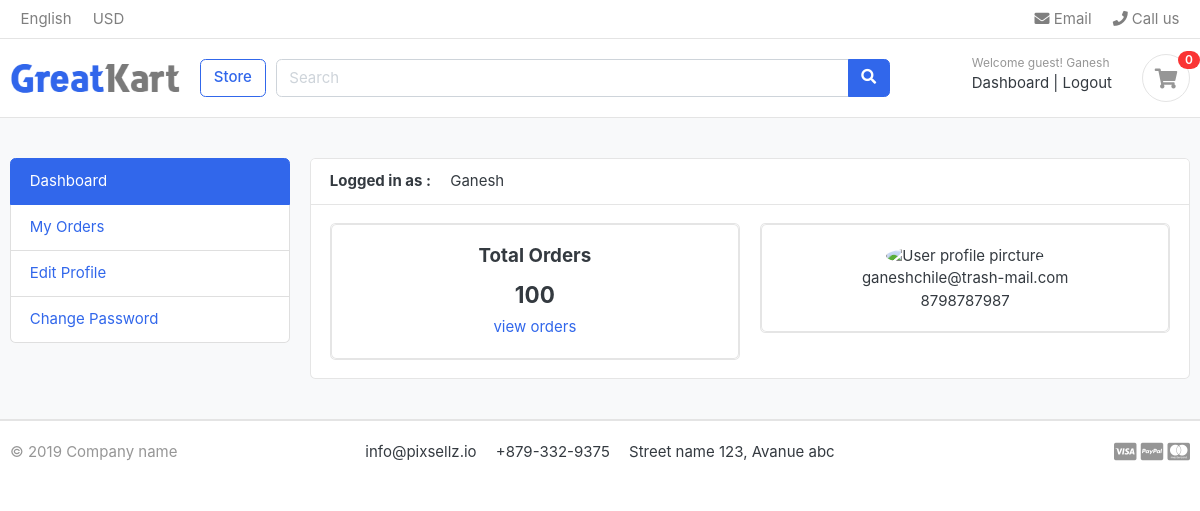
The app's page /account/dashboard/ (signed in) with its own data.
### accounts/models.py (models this page shows, shortened)
class Account(AbstractBaseUser):
    first_name      = models.CharField(max_length=50)
    last_name       = models.CharField(max_length=50)
    username        = models.CharField(max_length=50, unique=True)
    email           = models.EmailField(max_length=100, unique=True)
    phone_number    = models.CharField(max_length=50)
    date_joined     = models.DateTimeField(auto_now_add=True)
    last_login      = models.DateTimeField(auto_now_add=True)
    is_admin        = models.BooleanField(default=False)
    is_staff        = models.BooleanField(default=False)
    is_active        = models.BooleanField(default=False)
    is_superadmin        = models.BooleanField(default=False)
    USERNAME_FIELD = 'email'
    REQUIRED_FIELDS = ['username', 'first_name', 'last_name']
    objects = MyAccountManager()

### accounts/views.py (the view)
# urls.py: path('dashboard/',views.dashboard, name='dashboard'),
@login_required(login_url='login')
def dashboard(request):
    return render(request, 'account/dashboard.html')

### cart/context_processors.py (called while the page is built)
def counter(request):
    cart_count = 0
    if 'admin' in request.path:
        pass
    else:
        try :
            cart = Cart.objects.filter(cart_id=_cart_id(request))
            cart_items = CartItem.objects.all().filter(cart=cart[:1])
            for cart_item in cart_items:
                cart_count += cart_item.quantity
        except Cart.DoesNotExist:
            cart_count=0
    return dict(cart_count=cart_count)

### cart/views.py (called while the page is built)
def _cart_id(request):
    cart = request.session.session_key
    if not cart:
        cart = request.session.create()
    return cart

### category/context_processor.py (called while the page is built)
def category_menu_links(request):
    menu_links = Category.objects.all()
    return dict(links=menu_links)

### templates/account/dashboard.html
{% extends 'base.html' %}
{% load static  %}
{% block content %}
<section class="section-conten padding-y bg">
    <div class="container">
        <div class="row">
        {% include 'includes/dashboard_sidebar.html' %}
        <main class="col-md-9">
            <article class="card">
            <header class="card-header">
                <strong class="d-inline-block mr-3">Logged in as : </strong>
                <span>{{user.first_name}}</span>
            </header>
            <div class="card-body">
                <div class="row">
                    <div class="col-md-6">
                        <div class="card" style="text-align: center;">
                         <div class="card">
                            <div class="card-body">
                                <h5 class="card-title">Total Orders</h5>
                                <h4>100</h4>
                                <a href="#">view orders</a>
                            </div>
                         </div>
                         </div>
                    </div>
                    <div class="col-md-6">
                        <div class="card" style="text-align: center;">
                        <div class="card">
                           <div class="card-body">
                            <img src="https://www.w3schools.com/howto/img_avatar.png" alt="User profile pircture" width="50" height="50" style="border-radius: 50%;">
                            <p class="mb-0">{{user.email}}</p>
                            <p>{{user.phone_number}}</p>
                           </div>
                        </div>
                    </div>
                   </div>
                </div>
            </div>
            </article>
        </main>
    </div>
    </div>
    </section>
{% endblock %}

### templates/includes/navbar.html (shortened to what this page needs)
{% load static %}
{% block content %}
<header class="section-header">
    <nav class="navbar p-md-0 navbar-expand-sm navbar-light border-bottom">
    <div class="container">
      <div class="collapse navbar-collapse" id="navbarTop4">
        <ul class="navbar-nav mr-auto">
            <li class="nav-item dropdown">
                 <a href="#" class="nav-link">   English </a>
            </li>
            <li class="nav-item dropdown">
                <a href="#" class="nav-link"> USD </a>
            </li>
        </ul>
        <ul class="navbar-nav">
            <li><a href="#" class="nav-link"> <i class="fa fa-envelope"></i> Email </a></li>
            <li><a href="#" class="nav-link"> <i class="fa fa-phone"></i> Call us </a></li>
        </ul>
      </div>
    </div>
    </nav>
    <section class="header-main border-bottom">
        <div class="container">
    <div class="row align-items-center">
        <div class="col-lg-2 col-md-3 col-6">
            <a href="{% url 'home' %}" class="brand-wrap">
                <img class="logo" src="{% static 'images/logo.png' %}">
            </a>
        </div>
        <a href="{% url 'store' %}" class="btn btn-outline-primary">Store</a>
        <div class="col-lg  col-md-6 col-sm-12 col">
            <form action="#" class="search">
                <div class="input-group w-100">
                    <input type="text" class="form-control" style="width:60%;" placeholder="Search">
                    <div class="input-group-append">
                      <button class="btn btn-primary" type="submit">
                        <i class="fa fa-search"></i>
                      </button>
                    </div>
                </div>
            </form>
        </div>
        <div class="col-lg-3 col-sm-6 col-8 order-2 order-lg-3">
                    <div class="d-flex justify-content-end mb-3 mb-lg-0">
                        {% if user.id is  None %}
                        <div class="widget-header">
                            <small class="title text-muted">Welcome guest!</small>
                            <div>
                                <a href="{% url 'login' %}">Sign in</a> <span class="dark-transp"> | </span>
                                <a href="{% url 'register' %}"> Register</a>
                            </div>
                        </div>
                        {% else %}
                        <div class="widget-header">
                            <small class="title text-muted">Welcome guest! {{ user.first_name }}</small>
                            <div>
                                <a href="{% url 'dashboard' %}">Dashboard</a> <span class="dark-transp"> | </span>
                                <a href="{% url 'logout' %}">Logout</a>
                            </div>
                        </div>
                        {% endif %}
                        <a href="{% url 'cart' %}" class="widget-header pl-3 ml-3">
                            <div class="icon icon-sm rounded-circle border"><i class="fa fa-shopping-cart"></i></div>
                            <span class="badge badge-pill badge-danger notify">{{ cart_count }}</span>
                        </a>
                    </div>
                </div>
    </div>
        </div>
    </section>
    </header>
    {% endblock %}

### static/css/ui.css (style rules this page uses)
html { font-family: "Inter", sans-serif; font-size: 15px; }
.icon-xs, .icon-sm, .icon-md, .icon-lg { display: inline-block; text-align: center; flex-shrink: 0; flex-grow: 0; }
.icon-sm { width: 48px; height: 48px; line-height: 48px !important; font-size: 20px; }
.padding-y { padding-top: 40px; padding-bottom: 40px; }
article:after, .form-group:after { display: block; clear: both; content: ""; }
.bg { background-color: #f8f9fa; }
p:last-child { margin-bottom: 0; }
.header-main { position: relative; padding-top: 1rem; padding-bottom: 1rem; }
.brand-wrap .logo, .navbar-brand .logo { margin-right: 7px; max-height: 42px; display: inline-block; }
.widget-header { display: inline-block; vertical-align: middle; position: relative; }
.widget-header a { color: #343a40; }
.widget-header i { color: #969696; }
.widget-header .title { display: block; }
.widget-header .notify { position: absolute; top: -3px; right: -10px; }
.notify { position: absolute; top: -4px; right: -10px; display: inline-block; padding: 0.25em 0.6em; font-size: 12px; line-height: 1; text-align: center; border-radius: 3rem; color: #fff; background-color: #fa3434; }

### records on screen
Account: first_name "Ganesh", email "ganeshchile@trash-mail.com", phone_number "8798787987"

### other values on screen
{{ cart_count }} "0"
